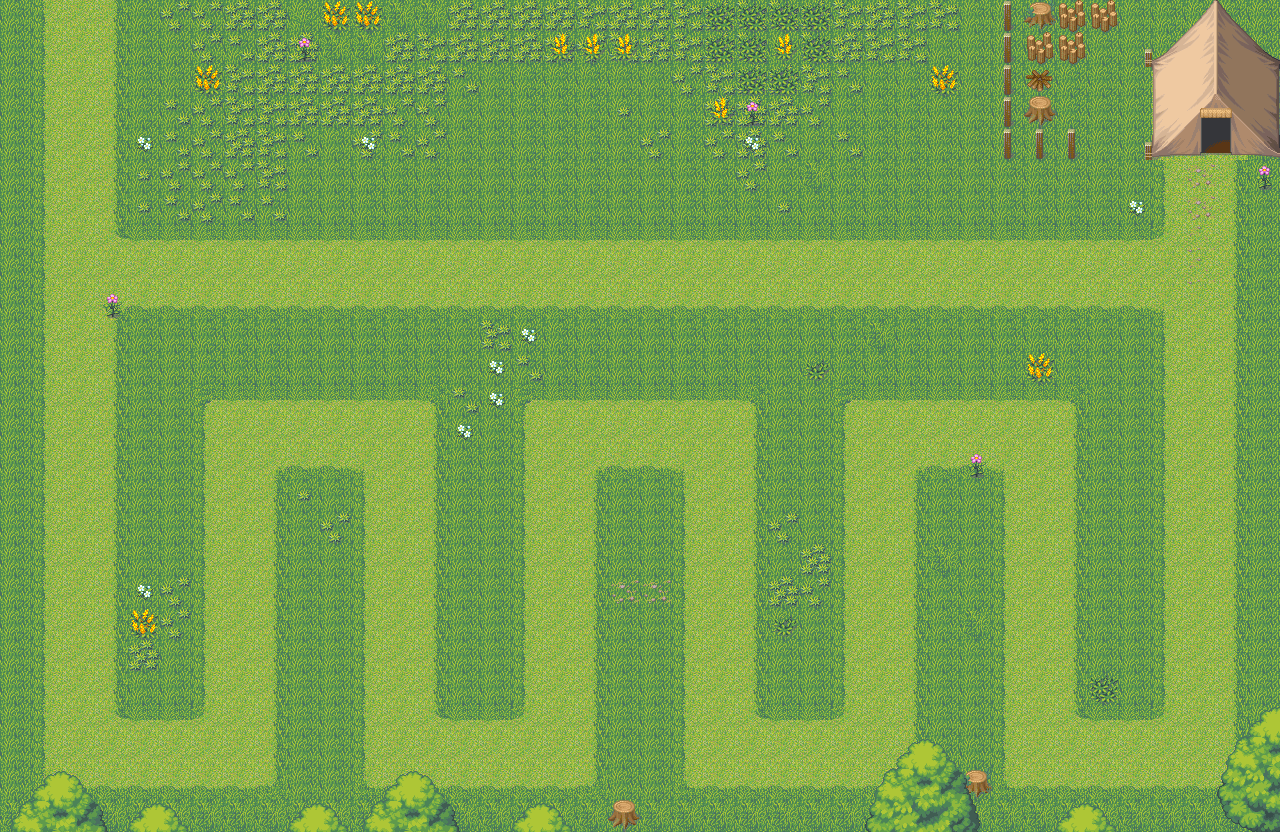

Below is a game level as drawn by its tile map, then a one-line description and the .tmx that defines it (tile-layer data replaced by summaries):
An orthogonal 40x26 tile map with 32x32 px tiles, 3 tile layers (块层 1, 块层 2, 块层 3) and 94 objects (92x Pos, Path_001, Path_002).

<map version="1.0" orientation="orthogonal" renderorder="right-down" width="40" height="26" tilewidth="32" tileheight="32" nextobjectid="118">
 <properties>
  <property name="WaveCount" type="int" value="2" />
 </properties>
 <tileset firstgid="1" name="001-Grassland01" tilewidth="32" tileheight="32" tilecount="144" columns="8">
  <image source="texture_001.png" trans="ffffff" width="256" height="576" />
 </tileset>
 <layer name="块层 1" width="40" height="26">
  <data>[1040 cells, 1040 non-empty, 2 distinct tile ids]</data>
 </layer>
 <layer name="块层 2" width="40" height="26">
  <data>[1040 cells, 531 non-empty, 54 distinct tile ids]</data>
 </layer>
 <layer name="块层 3" width="40" height="26">
  <data>[1040 cells, 88 non-empty, 26 distinct tile ids]</data>
 </layer>
 <objectgroup name="TowerPos">
  <properties>
   <property name="TowerPosHeight" type="float" value="64" />
   <property name="TowerPosWidth" type="float" value="64" />
  </properties>
  <object id="5" name="Pos" x="128" y="320" width="64" height="64" />
  <object id="6" name="Pos" x="192" y="320" width="64" height="64" />
  <object id="7" name="Pos" x="256" y="320" width="64" height="64" />
  <object id="8" name="Pos" x="512" y="320" width="64" height="64" />
  <object id="11" name="Pos" x="384" y="320" width="64" height="64" />
  <object id="12" name="Pos" x="320" y="320" width="64" height="64" />
  <object id="13" name="Pos" x="448" y="320" width="64" height="64" />
  <object id="14" name="Pos" x="768" y="320" width="64" height="64" />
  <object id="15" name="Pos" x="896" y="320" width="64" height="64" />
  <object id="16" name="Pos" x="640" y="320" width="64" height="64" />
  <object id="17" name="Pos" x="576" y="320" width="64" height="64" />
  <object id="18" name="Pos" x="704" y="320" width="64" height="64" />
  <object id="19" name="Pos" x="832" y="320" width="64" height="64" />
  <object id="20" name="Pos" x="960" y="320" width="64" height="64" />
  <object id="21" name="Pos" x="1024" y="320" width="64" height="64" />
  <object id="22" name="Pos" x="1088" y="320" width="64" height="64" />
  <object id="23" name="Pos" x="128" y="384" width="64" height="64" />
  <object id="24" name="Pos" x="128" y="448" width="64" height="64" />
  <object id="25" name="Pos" x="128" y="512" width="64" height="64" />
  <object id="26" name="Pos" x="128" y="576" width="64" height="64" />
  <object id="27" name="Pos" x="128" y="640" width="64" height="64" />
  <object id="28" name="Pos" x="448" y="640" width="64" height="64" />
  <object id="29" name="Pos" x="448" y="576" width="64" height="64" />
  <object id="30" name="Pos" x="448" y="512" width="64" height="64" />
  <object id="31" name="Pos" x="448" y="448" width="64" height="64" />
  <object id="32" name="Pos" x="448" y="384" width="64" height="64" />
  <object id="33" name="Pos" x="768" y="640" width="64" height="64" />
  <object id="34" name="Pos" x="768" y="576" width="64" height="64" />
  <object id="35" name="Pos" x="768" y="512" width="64" height="64" />
  <object id="36" name="Pos" x="768" y="448" width="64" height="64" />
  <object id="37" name="Pos" x="768" y="384" width="64" height="64" />
  <object id="38" name="Pos" x="1088" y="640" width="64" height="64" />
  <object id="39" name="Pos" x="1088" y="576" width="64" height="64" />
  <object id="40" name="Pos" x="1088" y="512" width="64" height="64" />
  <object id="41" name="Pos" x="1088" y="448" width="64" height="64" />
  <object id="42" name="Pos" x="1088" y="384" width="64" height="64" />
  <object id="43" name="Pos" x="288" y="736" width="64" height="64" />
  <object id="44" name="Pos" x="288" y="672" width="64" height="64" />
  <object id="45" name="Pos" x="288" y="608" width="64" height="64" />
  <object id="46" name="Pos" x="288" y="544" width="64" height="64" />
  <object id="47" name="Pos" x="288" y="480" width="64" height="64" />
  <object id="48" name="Pos" x="608" y="736" width="64" height="64" />
  <object id="49" name="Pos" x="608" y="672" width="64" height="64" />
  <object id="50" name="Pos" x="608" y="608" width="64" height="64" />
  <object id="51" name="Pos" x="608" y="544" width="64" height="64" />
  <object id="52" name="Pos" x="608" y="480" width="64" height="64" />
  <object id="54" name="Pos" x="928" y="672" width="64" height="64" />
  <object id="55" name="Pos" x="928" y="608" width="64" height="64" />
  <object id="56" name="Pos" x="928" y="544" width="64" height="64" />
  <object id="57" name="Pos" x="928" y="480" width="64" height="64" />
  <object id="58" name="Pos" x="704" y="160" width="64" height="64" />
  <object id="59" name="Pos" x="768" y="160" width="64" height="64" />
  <object id="60" name="Pos" x="960" y="160" width="64" height="64" />
  <object id="61" name="Pos" x="1024" y="160" width="64" height="64" />
  <object id="62" name="Pos" x="320" y="160" width="64" height="64" />
  <object id="63" name="Pos" x="448" y="160" width="64" height="64" />
  <object id="64" name="Pos" x="192" y="160" width="64" height="64" />
  <object id="65" name="Pos" x="640" y="160" width="64" height="64" />
  <object id="66" name="Pos" x="128" y="160" width="64" height="64" />
  <object id="67" name="Pos" x="832" y="160" width="64" height="64" />
  <object id="68" name="Pos" x="576" y="160" width="64" height="64" />
  <object id="69" name="Pos" x="512" y="160" width="64" height="64" />
  <object id="70" name="Pos" x="256" y="160" width="64" height="64" />
  <object id="71" name="Pos" x="896" y="160" width="64" height="64" />
  <object id="72" name="Pos" x="1088" y="160" width="64" height="64" />
  <object id="73" name="Pos" x="384" y="160" width="64" height="64" />
  <object id="74" name="Pos" x="704" y="96" width="64" height="64" />
  <object id="75" name="Pos" x="768" y="96" width="64" height="64" />
  <object id="78" name="Pos" x="320" y="96" width="64" height="64" />
  <object id="79" name="Pos" x="448" y="96" width="64" height="64" />
  <object id="80" name="Pos" x="192" y="96" width="64" height="64" />
  <object id="81" name="Pos" x="640" y="96" width="64" height="64" />
  <object id="82" name="Pos" x="128" y="96" width="64" height="64" />
  <object id="83" name="Pos" x="832" y="96" width="64" height="64" />
  <object id="84" name="Pos" x="576" y="96" width="64" height="64" />
  <object id="85" name="Pos" x="512" y="96" width="64" height="64" />
  <object id="86" name="Pos" x="256" y="96" width="64" height="64" />
  <object id="87" name="Pos" x="896" y="96" width="64" height="64" />
  <object id="89" name="Pos" x="384" y="96" width="64" height="64" />
  </objectgroup>
 <objectgroup name="Path">
  <!-- 2 objects omitted --></objectgroup>
 <objectgroup name="Wave001">
  <properties>
   <property name="m001" value="1 0 1.0" />
   <property name="m002" value="1 0 1.0" />
   <property name="m003" value="1 0 1.0" />
   <property name="m004" value="1 0 1.0" />
   <property name="m005" value="1 0 1.0" />
   <property name="m006" value="1 0 1.0" />
   <property name="m007" value="1 0 1.0" />
   <property name="m008" value="1 0 1.0" />
   <property name="m009" value="1 0 1.0" />
   <property name="m010" value="1 0 1.0" />
   <property name="momsterCount" type="int" value="10" />
   <property name="waveTime" type="float" value="30" />
  </properties>
 </objectgroup>
 <objectgroup name="Wave002">
  <properties>
   <property name="m001" value="1 0 1.0" />
   <property name="m002" value="1 1 1.0" />
   <property name="m003" value="1 0 1.0" />
   <property name="m004" value="1 1 1.0" />
   <property name="m005" value="1 0 1.0" />
   <property name="m006" value="1 1 1.0" />
   <property name="m007" value="1 0 1.0" />
   <property name="m008" value="1 1 1.0" />
   <property name="m009" value="1 0 1.0" />
   <property name="m010" value="1 1 1.0" />
   <property name="momsterCount" type="int" value="10" />
   <property name="waveTime" type="int" value="30" />
  </properties>
 </objectgroup>
</map>
<!-- 15 of 94 objects omitted -->